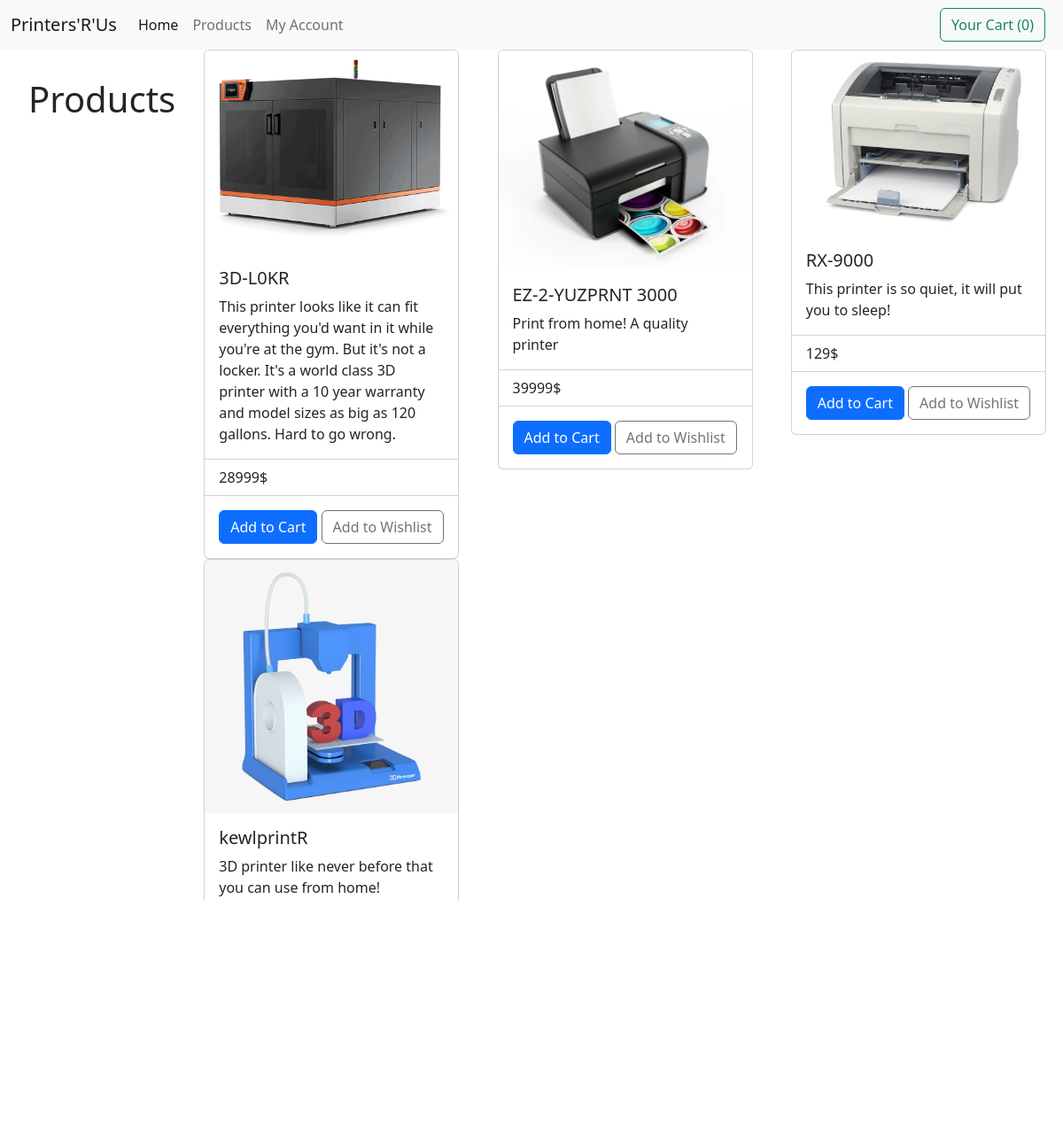
/products.php, run on the app's committed database.
### tables this page shows
CREATE TABLE `printers` (
  `id` int(11) NOT NULL,
  `name` varchar(255) NOT NULL,
  `printer_desc` longtext NOT NULL,
  `price` int(16) NOT NULL,
  `img_src` varchar(255) NOT NULL
);

### back-end/prodcard.php (the view, shortened to what this page needs)
<?php
function prodcard($productname, $productdesc, $productprice, $productimg, $productid){
    $element = "
    <div class='col'>
    <form action='index.php?addwish&id=$productid' method='post'>
      <div class='card' style='width: 18rem;'>
        <img src='upload/$productimg' class='card-img-top' alt='...'>
        <div class='card-body'>
          <h5 class='card-title'>$productname</h5>
          <p class='card-text'>$productdesc</p>
        </div>
        <ul class='list-group list-group-flush'>
          <li class='list-group-item'>$productprice$</li>
        </ul>
        <div class='card-body'>
            <button type='submit' name='addcart' class='btn btn-primary'>Add to Cart</button>
            <button type='submit' name='addwish' class='btn btn-outline-secondary'>Add to Wishlist</button>
            <input type='hidden' name='id' value='$productid'>
        </div>
      </div>
    </form>
  </div>
  ";
  echo $element;
}

### included/shop.php
<div class="h_container">
  <h1>Products</h1>
</div>
<div class="product_container">
  <div class="row">
    <?php
    while ($user_data = mysqli_fetch_array($result)) {
      prodcard($user_data['name'], $user_data['printer_desc'], $user_data['price'], $user_data['img_src'], $user_data['id']);
    }
    ?>
  </div>
</div>

### mystyle.css (style rules this page uses)
.product_container { display: flex; flex-direction: row; flex-wrap: wrap; justify-content: center; }
.h_container { display: block; float: inline-start; justify-content: center; margin: 1rem; padding: 1rem; text-align: center; }

### data on the page
printers: img_src (picture), name "3D-L0KR", printer_desc "This printer looks like it can fit everything you'd want in it while you're at the gym. But it's not a locker. It's a world class 3D printer with a 10 year warranty and model sizes as big as 120 gallons. Hard to go wrong.", price "28999"
printers: img_src (picture), name "EZ-2-YUZPRNT 3000", printer_desc "Print from home! A quality printer", price "39999"
printers: img_src (picture), name "RX-9000", printer_desc "This printer is so quiet, it will put you to sleep!", price "129"
printers: img_src (picture), name "kewlprintR", printer_desc "3D printer like never before that you can use from home!"
